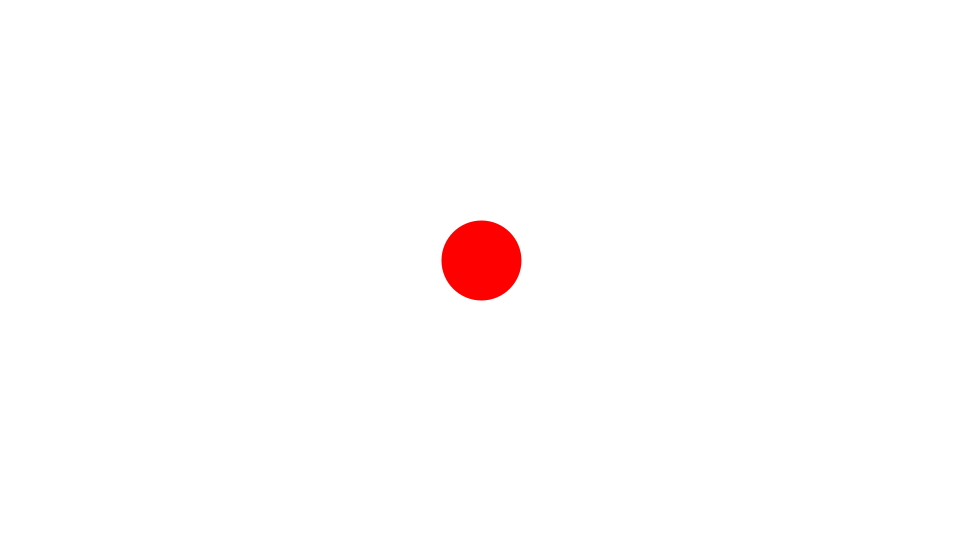
Frame 1 (no input)
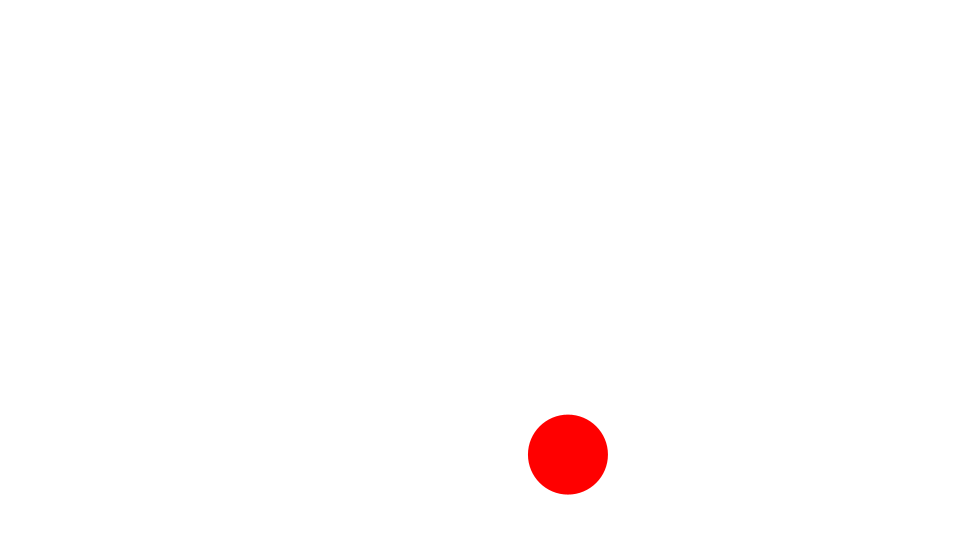
Frame 60 (the mouse pressed at the canvas centre just before this capture)
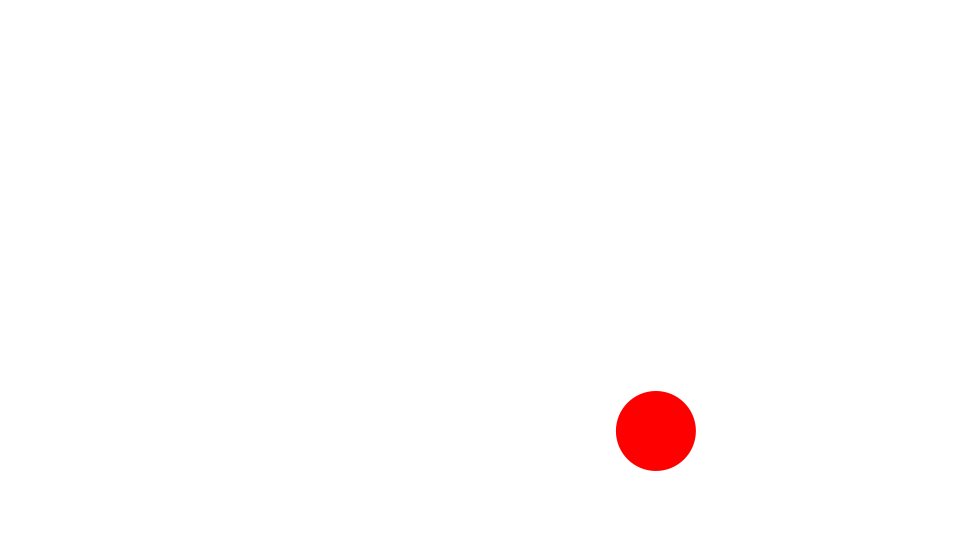
Frame 120 (the mouse held since frame 60 and released just before this capture)

The Processing sketch that drew these frames (run headless with seeded random() and noise(); from frame 60 on, the mouse is pressed at the canvas centre):

// Processing sketch: DragAndMove1
// ── DragAndMove1.pde
Ball ball;
float vx, vy;
float bounce = -0.7;
float gravity = 0.5;

void setup() {
  size(960, 540);
  frameRate(30);
  initialize();
}

void initialize() {
  smooth();
  noStroke();
  ball = new Ball();
  ball.x = width/2;
  ball.y = height/2;
  ball.radius = 40;
  vx = random(10) - 5;
  vy = -10;    
  ball.setFillColor(color(255, 0, 0));
}

void draw() {
  background(255);
      
  vy += gravity;
  ball.x += vx;
  ball.y += vy;
  int left = 0;
  int right = width;
  int top = 0;
  int bottom = height;

  if(ball.x + ball.radius > right){
    ball.x = right - ball.radius;
    vx *= bounce;
  }else if(ball.x - ball.radius < left){
    ball.x = left + ball.radius;
    vx *= bounce;
  }
  
  if(ball.y + ball.radius > bottom){
    ball.y = bottom - ball.radius;
    vy *= bounce;
  }else if(ball.y - ball.radius < top){
    ball.y = top + ball.radius;
    vy *= bounce;
  }
  
  ball.update();
}

void mousePressed(){   
  ball.startDrag();
}

void mouseReleased(){
  ball.stopDrag();
}

////////////////////////////////

class Ball extends Sprite {
  float radius;
  
  Ball(){
    super();
  }
  
  void draw(){
    if(dist(mouseX, mouseY, x, y) < radius) {
      isRollOver = true;
    }else{
      isRollOver = false;
    }
    ellipse(0, 0, radius*2, radius*2);
  }
}

////////////////////////////////

class Sprite {
  float x, y;
  float scaleX, scaleY;
  float width, height;
  float rotation;
  boolean visible;
  color strokeColor;
  color fillColor;
  Boolean isStroke;
  Boolean isFill;
  Boolean isRollOver;
  Boolean locked;
  float xoff, yoff;
 
  Sprite() {
    x = 0.0;
    y = 0.0;
    scaleX = 1.0;
    scaleY = 1.0;
    rotation = 0.0;
    strokeColor = color(0);
    fillColor = color(0);
    isStroke = false;
    isFill = false;
    isRollOver = false;
    locked = false;
    visible = true;
  }
  
  void update() {
    if(! visible) return;
    pushMatrix();
    
   if(locked){
      x = mouseX - xoff;
      y = mouseY - yoff;
   }  

    translate(x, y);
    scale(scaleX, scaleY);
    rotate(rotation * PI / 180.0);
    if(isStroke) stroke(strokeColor);
    if(isFill) fill(fillColor);
    draw();
    popMatrix();
  }
  
  void setStrokeColor(color strokeColor) {
    this.strokeColor = strokeColor;
    isStroke = true;
  }
  
  void setFillColor(color fillColor) {
    this.fillColor = fillColor;
    isFill = true;
  }
  
  void startDrag() {
    if(isRollOver){
      locked = true;
      xoff = mouseX - x;
      yoff = mouseY - y;
    }
  }
  
  void stopDrag() {
    locked = false;
  }
  
  void draw() {}
}
